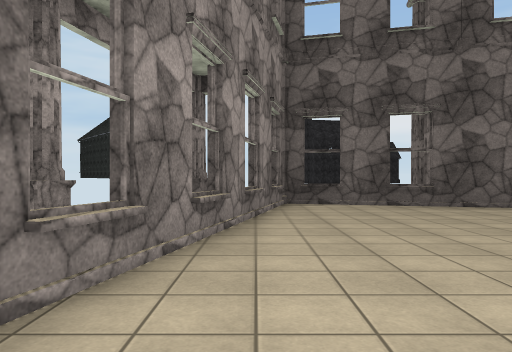
[1] (above)

12 first-person views from a walk through a scene from a Unity 3-D project. The camera is 1.3 m above the floor, looks level and sees 70° across. Doors are open. The floor is counted in squares, 2 m on a side. Each view is taken from the middle of a square. On the plan, view 1 faces up. The plan holds only what a view shows up to about 11 squares ahead; the rest is blank. The place goes on beyond the plan. The player character is not drawn. Surface patterns are stand-ins for the level's own textures.

[2]
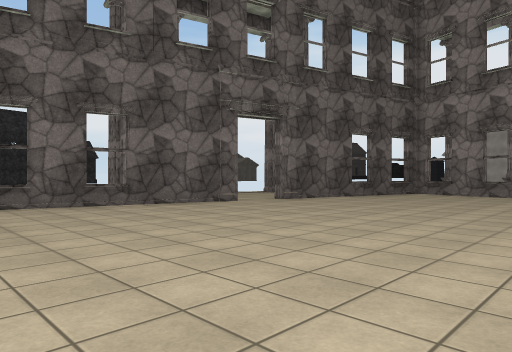

[3]
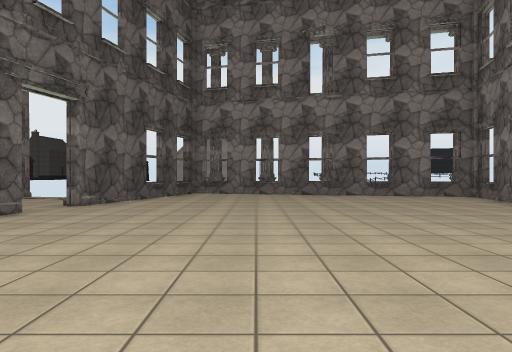

[4]
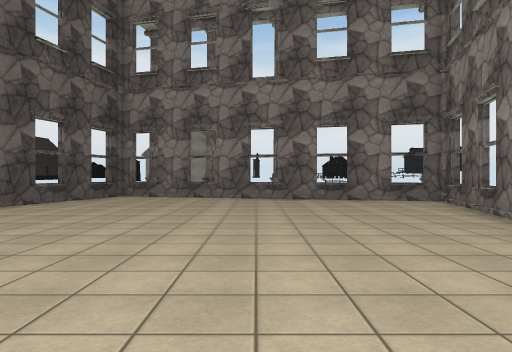

[5]
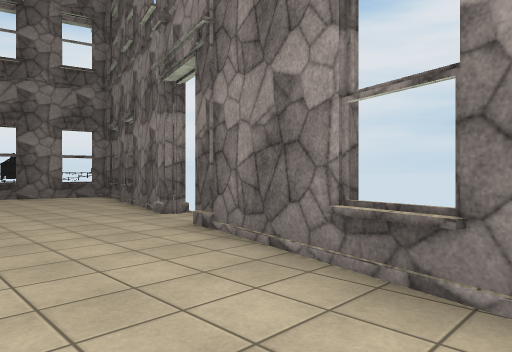

[6]
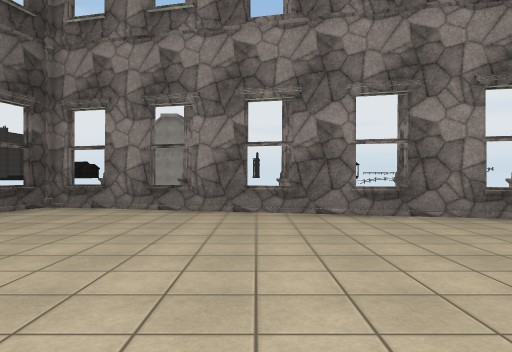

[7]
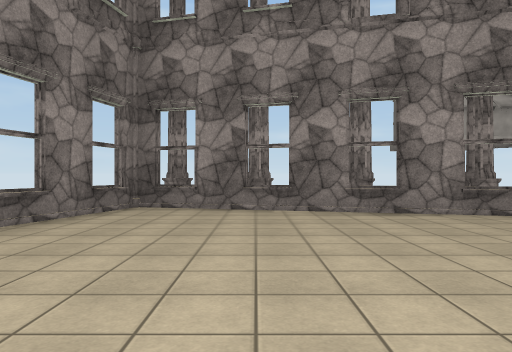

[8]
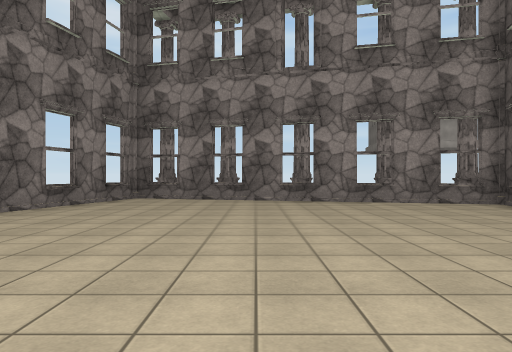

[9]
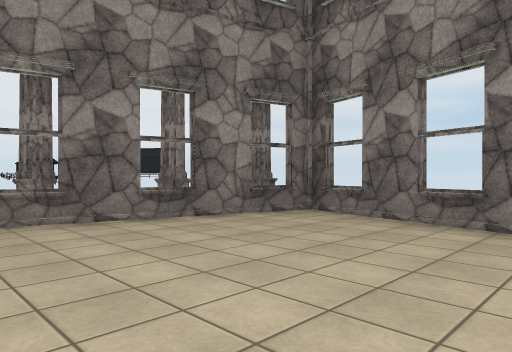

[10]
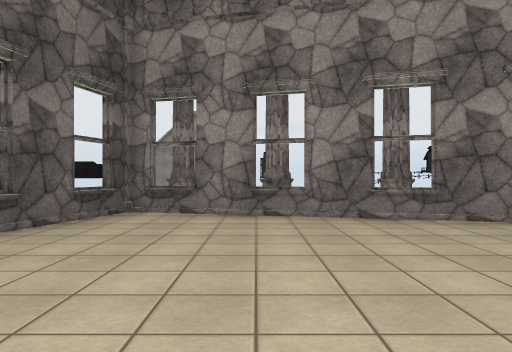

[11]
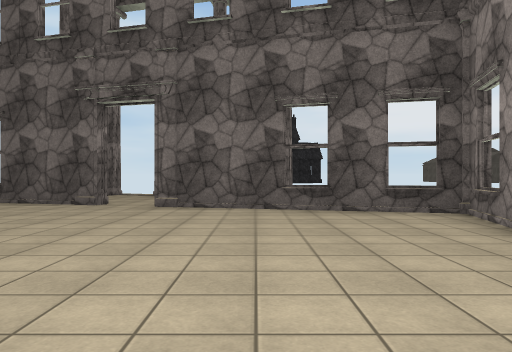

[12]
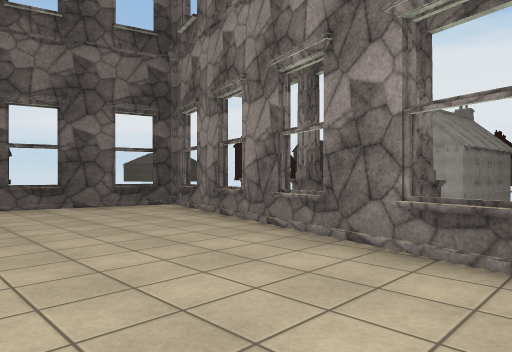

### Floor plan
Points are (right, up) in squares from view 1. A wall is a line through its corners. A room is listed if a view was taken in it or the views show most of it. See-through windows are left out.
Room 1 (views 1, 2, 3, 4, 5, 6, 7, 8, 9, 10, 11, 12)
walls: (5.4, -2.8) (5.5, -2.4) (11.3, -3.9) (13.7, 5.3) (7.8, 6.8) (8, 7.3); (6.6, 7.2) (0.6, 8.7) (-1.7, -0.5) (4.1, -2)
ways out: opening at (7, 7)

Positions as (right, up) in squares from view 1, and headings:
1: (0, 0), facing up
2: (0, 0), facing up-right
3: (0, 3), facing right
4: (2, 1), facing right
5: (0, 1), facing down-right
6: (6, 1), facing right
7: (6, 2), facing left
8: (9, 3), facing left
9: (7, 2), facing down-right
10: (7, 3), facing right
11: (10, -1), facing up
12: (9, -2), facing up-right
